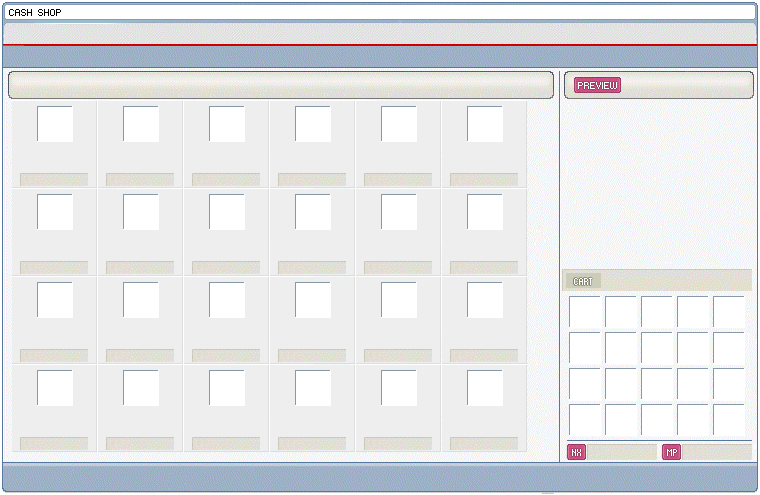
#> input picture cashshop-window/art/backgrnd.png, 760 x 495 px, found by its file name
$ python import_cashshop_bg.py --src art/backgrnd.png --dry-run
#> lines starting #> are read from the running program, lines starting #| are printed output that depends on the picture
#!/usr/bin/env python3
"""Import the hand-painted Cash Shop window background into UI/CashShop.img.

The window used to draw its whole plate from primitives, which is why it survived at any size.
A painted plate replaces the frame, the tab bands, the section-head strips and the well outlines
with one blit, so the DLL only has to draw what actually CHANGES: text, icons, tab selection,
the avatar and the buttons.

TARGET  UI/CashShop.img/Base/WndBg
        Base/ already holds this window's three preview backdrops (Preview/0..2), so the new
        node sits with its siblings rather than inventing a tree.

FORMAT  pixformat 2 (BGRA8888, 32bpp), magLevel 0 -- lossless and the simplest thing the client
        decodes. The art has real alpha (the rounded corners are cut out of it), so a 16-bit
        format would band the anti-aliased edges.

        NOT format 517/513: that is 16bpp with a magnification level, and re-encoding a painted
        plate through it loses the corner anti-aliasing that makes the window read as rounded.

    python Tools/import_cashshop_bg.py --src art/backgrnd.png --dry-run
    python Tools/import_cashshop_bg.py --src ... --write
"""
from __future__ import annotations

import argparse
import os
import shutil
import sys
import zlib

from PIL import Image

HERE = os.path.dirname(os.path.abspath(__file__))
ROOT = os.path.normpath(os.path.join(HERE, ".."))
sys.path.insert(0, HERE)

from maple_workbench import imgbin                      # noqa: E402
from maple_workbench.imgbin import CanvasData, Node     # noqa: E402

TARGET = os.path.join(ROOT, "Client/Data/UI/CashShop.img")
NODE_PARENT = "Base"
NODE_NAME = "WndBg"


def child(n, name):
    """Node.children is a LIST of Nodes, not a dict -- the writer iterates it and reads
    .name off each item, so a dict here fails deep inside _prop_list."""
    if n is None:
        return None
    for c in n.children:
        if c.name == name:
            return c
    return None


def set_child(parent, name, node):
    """Attach `node` under `parent`, replacing any existing child of that name."""
    for i, x in enumerate(parent.children):
        if x.name == name:
            parent.children[i] = node
            return
    parent.children.append(node)


def main():
    ap = argparse.ArgumentParser()
    ap.add_argument("--src", required=True)
    ap.add_argument("--write", action="store_true")
    ap.add_argument("--dry-run", action="store_true")
    args = ap.parse_args()

    im = Image.open(args.src).convert("RGBA")
#> im is the input picture: PIL image 760x495 RGBA; mean R, G, B, A 227.1, 228.7, 230.9, 253.3
    W, H = im.size
#> W = 760; H = 495
    print(f"source : {args.src}  {W}x{H}")
#| source : art/backgrnd.png  760x495

    # BGRA, bottom-up? No: wz canvases are top-down BGRA, same order PIL gives after a swap.
    b, g, r, a = im.split()[2], im.split()[1], im.split()[0], im.split()[3]
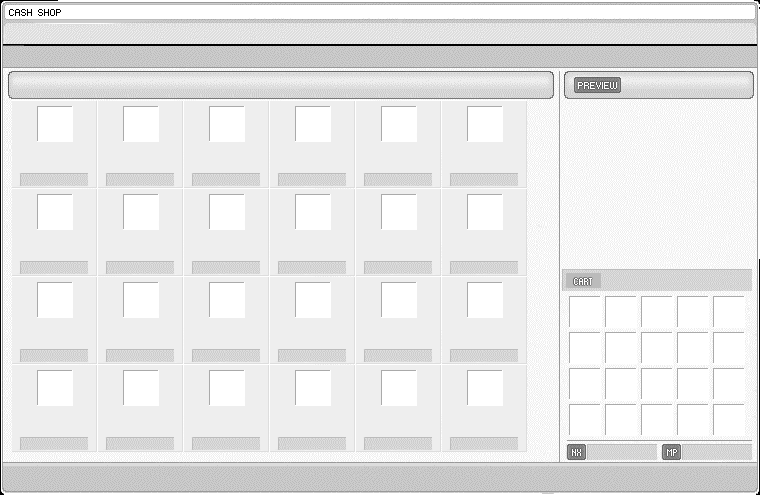
#> b: PIL image 760x495 L; min 0, max 255, mean 230.9
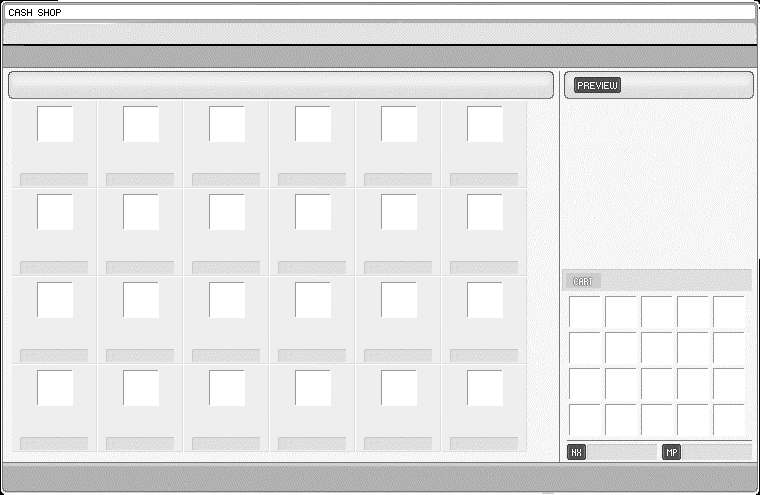
#> g: PIL image 760x495 L; min 0, max 255, mean 228.7
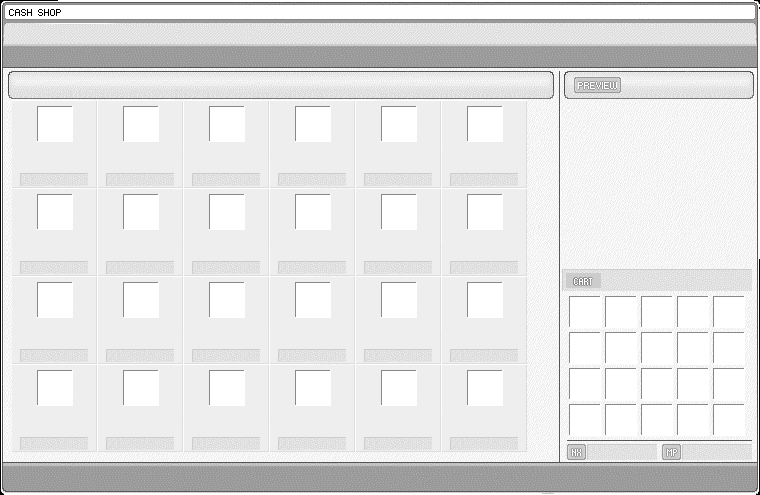
#> r: PIL image 760x495 L; min 0, max 255, mean 227.1
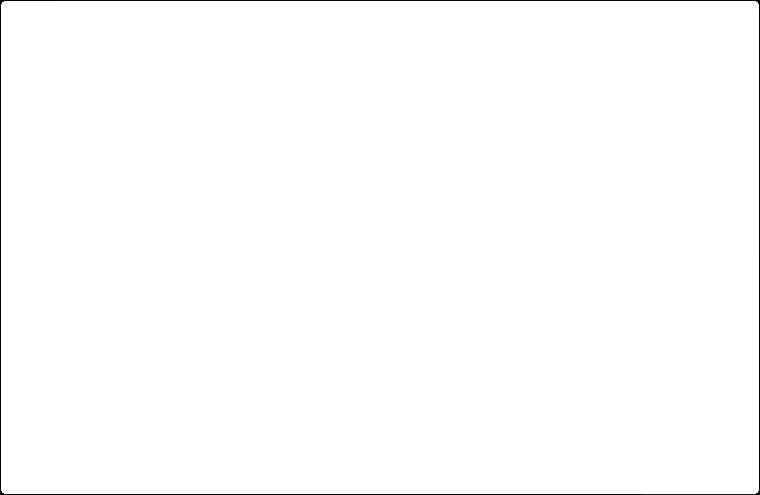
#> a: PIL image 760x495 L; min 0, max 255, mean 253.3
    bgra = Image.merge("RGBA", (b, g, r, a)).tobytes()
    assert len(bgra) == W * H * 4, "unexpected raw size"
    packed = zlib.compress(bgra, 9)
    print(f"raw    : {len(bgra):,} bytes -> zlib {len(packed):,} "
          f"({100 * len(packed) // len(bgra)}%)")
#| raw    : 1,504,800 bytes -> zlib 92,352 (6%)

#> (the run stopped early here; a loop or call above may not have finished)
